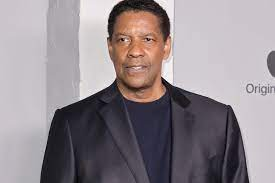
#> input picture assets/denzel.jpg, 275 x 183 px
$ python crop.py
#> lines starting #> are read from the running program, lines starting #| are printed output that depends on the picture; after the words box and inside, x2 and y2 are one past the last pixel; in counts of white or black regions, pixels touching at a corner belong together
# import required libraries
import cv2

# read the input image
img = cv2.imread('./assets/denzel.jpg')
#> img is the input picture: shape (183, 275, 3); mean B, G, R 142.4, 137.3, 146.4

# convert to grayscale of each frames
gray = cv2.cvtColor(img, cv2.COLOR_BGR2GRAY)
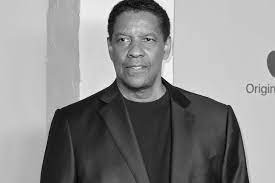
#> gray: shape (183, 275); min 1, max 254, mean 140.5

# read the haarcascade to detect the faces in an image
face_cascade = cv2.CascadeClassifier('./assets/haarcascade_frontalface_default.xml')

# detects faces in the input image
faces = face_cascade.detectMultiScale(gray, 1.3, 4)
#> faces = [[105, 15, 61, 61]]
print('Number of detected faces:', len(faces))
#| Number of detected faces: 1

# loop over all detected faces
if len(faces) > 0:
   for i, (x, y, w, h) in enumerate(faces):

      # To draw a rectangle in a face
      cv2.rectangle(img, (x, y), (x + w, y + h), (0, 255, 255), 2)
      face = img[y:y + h, x:x + w]
      cv2.imshow("Cropped Face", face)
      cv2.imwrite(f'face{i}.jpg', face)
      print(f"face{i}.jpg is saved")
#> this loop made 1 pass
#| face0.jpg is saved
#> pass 1, `face = img[y:y + h, x:x + w]`:
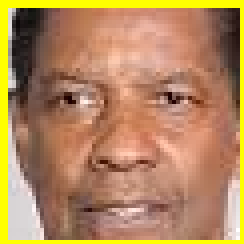
#> face: shape (61, 61, 3) (shown 4 times larger); mean B, G, R 93.6, 136.3, 179.3
#> after the loop:
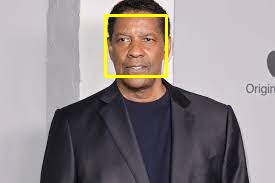
#> img: shape (183, 275, 3); 1.45% of pixels changed, all inside (x1, y1, x2, y2) = (104, 14, 168, 78)

# display the image with detected faces
cv2.imshow("image", img)
cv2.waitKey(0)
cv2.destroyAllWindows()
